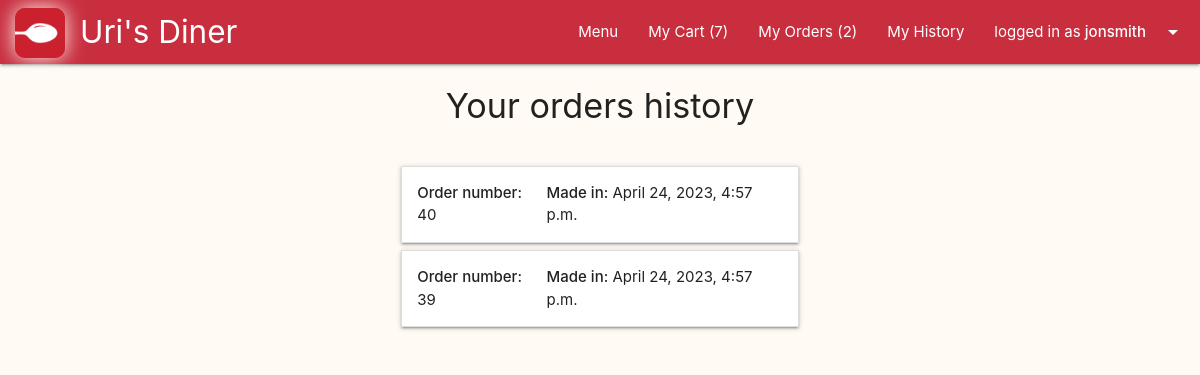
Screenshot of /users/history/ (signed in) with the database file from the repository.
### main/models.py (models this page shows, shortened)
class Cart(models.Model):
    user = models.ForeignKey(User, on_delete=models.CASCADE, blank=False)
    @property
    def total_to_pay(self):
        total = sum(item.item_total for item in self.item_set.all())
        return total

class Delivery(models.Model):
    is_delivered = models.BooleanField(default=False)
    address = models.CharField(max_length=200, blank=False)
    comment = models.CharField(max_length=500, blank=True)
    created = models.DateTimeField(auto_now_add=True)
    order = models.OneToOneField(Cart, primary_key=True, on_delete=models.CASCADE)

### users/views.py (the view)
# urls.py: path("history/", views.user_history, name="user_history")
@login_required(login_url='user_login')
def user_history(request):
    past_orders = sorted(request.user.cart_set.filter(delivery__is_delivered=True), key=lambda order: order.delivery.created, reverse=True)
    return render(request, 'users/history.html', {'past_orders':past_orders})

### main/context_processors.py (called while the page is built)
def site_wide_data(request):
    data = {}
    try:
        data.update({'open_orders_number' : len(Cart.objects.filter(delivery__is_delivered=False))})
    except:
        pass
    try:
        data.update({'my_open_orders_number' : len(Delivery.objects.filter(order__user=request.user).filter(is_delivered=False))})
    except:
        pass
    try:
        data.update({'my_cart_items_number' : len(User.objects.get(id=request.user.id).cart_set.last().item_set.all())})
    except:
        pass
    return data

### main/models.py (called while the page is built)
    @property
    def item_total(self):
        total = self.amount * self.dish.price
        return total

### users/templates/users/history.html (shortened to what this page needs)
{% extends 'layouts/users.html' %}
{% block users-content %}
<div class="row">
  <div class="col l12 center-align">
    <h4>Your orders history</h4>
  </div>
</div>
{% if past_orders %}
<div class="row">
  <div class="col l6 offset-l3">
    {% for order in past_orders %}
    <div class="row valign-wrapper no-bottom-margin">
      <div class="col l12">
        <ul class="collapsible no-bottom-margin">
          <li>
            <div class="collapsible-header not-flex">
              <div class="row no-bottom-margin">
                <div class="col l4">
                  <div><strong>Order number:</strong> {{order.delivery.order_id}}
                  </div>
                </div>
                <div class="col l8">
                  <div><strong>Made in:</strong> {{order.delivery.created}}</div>
                </div>
              </div>
            </div>
          </li>
        </ul>
      </div>
    </div>
    {% endfor %}
    {% else %}
    <div class="row center-align">
      <div class="section">
        <h6>You have yet to recieve any order.</h6>
      </div>
    </div>
    {% endif %}
  </div>
  {% endblock users-content %}

### templates/common/navbar.html (shortened to what this page needs)
{% load static %}
<nav>
  <div class="nav-wrapper">
    <a href="{% url 'main' %}" class="brand-logo" style="left: 80px">
      <img class="logo-icon" src="{% static 'images/icon.webp' %}">
       Uri's Diner
      </a>
    <ul class="right">
      <li><a href="{% url 'menu_all_categories' %}">Menu</a></li>
      {% if request.user.username %}
      {% if request.user.is_staff == True %}
      <li><a href="{% url 'manage_orders' %}">Open Orders
          ({{open_orders_number}})</a></li>
      <li><a href="{% url 'show_orders_history' %}">Orders History</a></li>
      {% else %}
      <li><a href="{% url 'show_cart' %}">My Cart
          ({{my_cart_items_number}})</a></li>
      <li><a href="{% url 'show_delivery' %}">My Orders
          ({{my_open_orders_number}})
        </a></li>
      <li><a href="{% url 'user_history' %}">My History</a></li>
      {% endif %}
      <li><a class="dropdown-trigger" href="#!"
          data-target="user-dropdown">logged in as
          <strong>{{request.user.username}}</strong><i
            class="material-icons right">arrow_drop_down</i></a></li>
      {% else %}
      <li><a href="{% url 'user_login' %}">Log In</a></li>
      <li><a href="{% url 'user_signup' %}">Sign up</a></li>
      {% endif %}
    </ul>
  </div>
</nav>

### static/css/custom.css (style rules this page uses)
body { background-color: #fffbf4; }
.logo-icon { height: 50px; position: absolute; top: 8px; left: -65px; box-shadow: 0px 0px 20px #fffbf4; border-radius: 20%; }
.not-flex { display: block; }
.no-bottom-margin { margin-bottom: 0px; }

### rows the page displays
Cart: delivery.order_id "40", delivery.created "April 24, 2023, 4:57 p.m."
Cart: delivery.order_id "39", delivery.created "April 24, 2023, 4:57 p.m."

### other values shown
{{ my_cart_items_number }} "7"
{{ my_open_orders_number }} "2"
{{ request.user.username }} "jonsmith"
